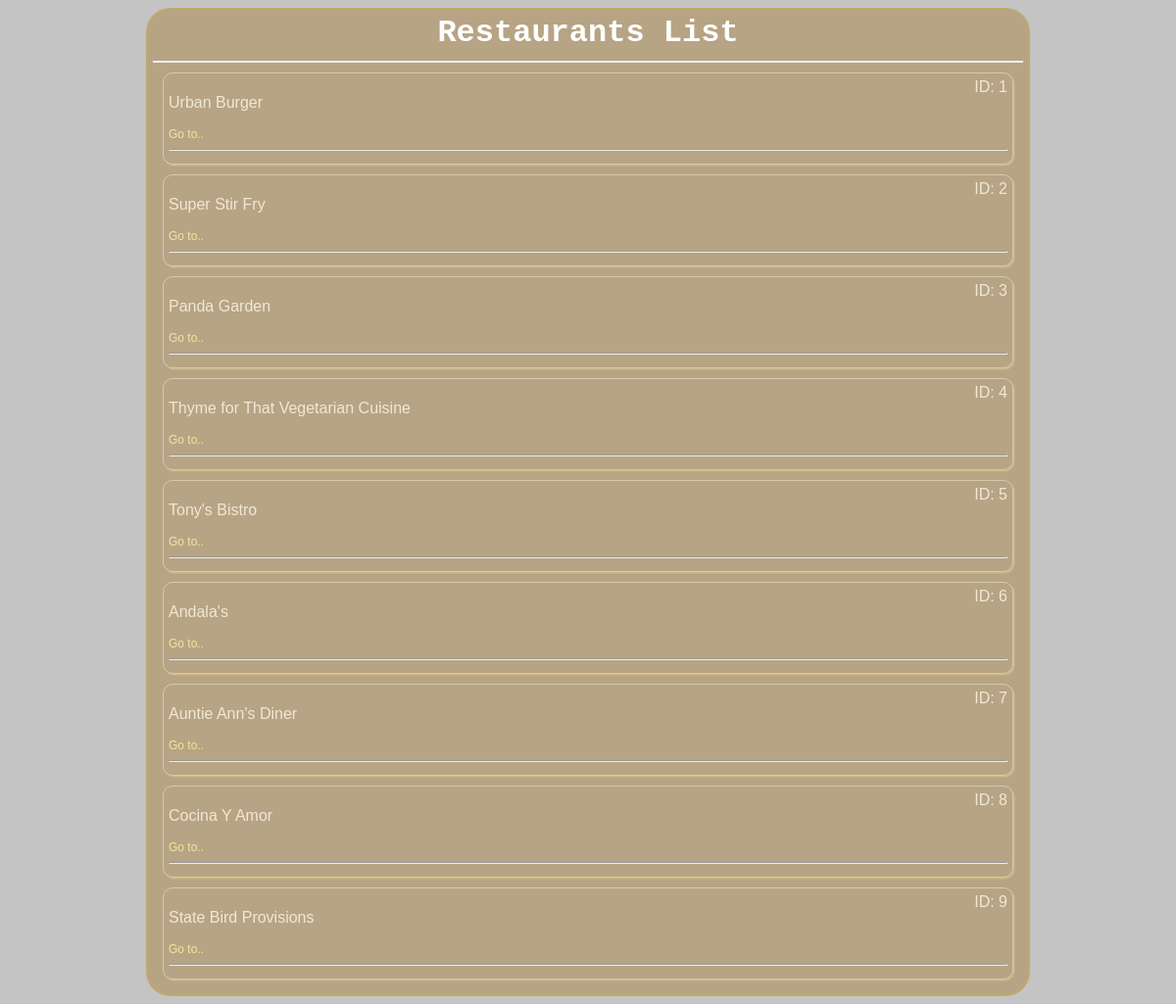
The page /restaurants/all on the database its author committed.
### database_setup.py (models this page shows, shortened)
class Restaurant(Base):
    __tablename__ = 'restaurant'
    id = Column(Integer, primary_key=True)
    name = Column(String(250), nullable=False)

### app.py (the view)
@app.route('/')
@app.route('/restaurants/all')
def restaurantsList():
    restaurants = session.query(Restaurant).all()
    return render_template(
        'restaurants.html', restaurants=restaurants)

### templates/restaurants.html
<html>
<head>
<link rel=stylesheet type=text/css href="{{ url_for('static', filename='styles.css') }}">
</head>
<body>
<div class = "pane">
	<div class = "header">
		<h1> Restaurants List </h1>
	</div>
	<div>
		{% for r in restaurants %}
		<div class = "npd">
			<span class="price">ID: {{r.id }} </span>
			<p>{{r.name }}</p>
			<a href = "{{url_for('restaurantMenu', restaurant_id = r.id)}}"> Go to.. </a><hr/>
		</div>
		{% endfor %}
	</div>
</div>
</body>
</html>

### static/styles.css (style rules this page uses)
body { font-family: sans-serif; background-color: #c4c4c4; }
h1, h2, h3, h4 { color: #ffffff; }
h1, h2 { font-family: 'Courier New'; margin: 0; }
h1 { padding-bottom: 10px; border-bottom: 2px solid #eee; }
p, dd, dt { color: #f1e8d4; }
a { text-decoration: none; color: #f0e6a0; font-size: .75em; }
.pane { margin:0 auto; width:75%; border: 2px solid; border-radius: 25px; padding: 5px; border-color: #bfa96b; background-color: #b7a484; }
.header { left: 50%; text-align: center; margin-bottom: 10px; }
.npd { border: 1px solid; border-radius: 10px; box-shadow: 1.5px 1.5px #ceb788; border-color: #d4cba8; padding: 5px; margin: 10px; }
.price { color: #f1e8d4; text-align: right; width: 50%; float: right; }

### rows shown on the page
Restaurant: id "1", name "Urban Burger"
Restaurant: id "2", name "Super Stir Fry"
Restaurant: id "3", name "Panda Garden"
Restaurant: id "4", name "Thyme for That Vegetarian Cuisine"
Restaurant: id "5", name "Tony's Bistro"
Restaurant: id "6", name "Andala's"
Restaurant: id "7", name "Auntie Ann's Diner"
Restaurant: id "8", name "Cocina Y Amor"
Restaurant: id "9", name "State Bird Provisions"
